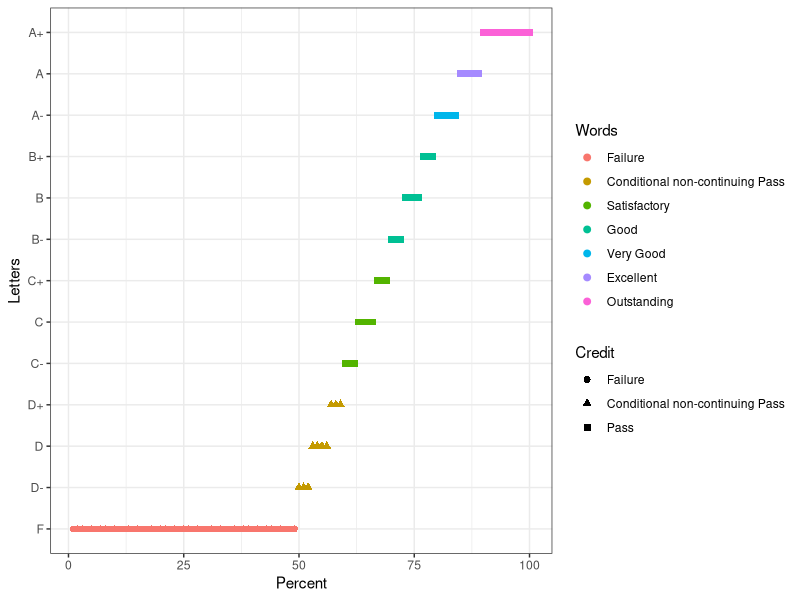
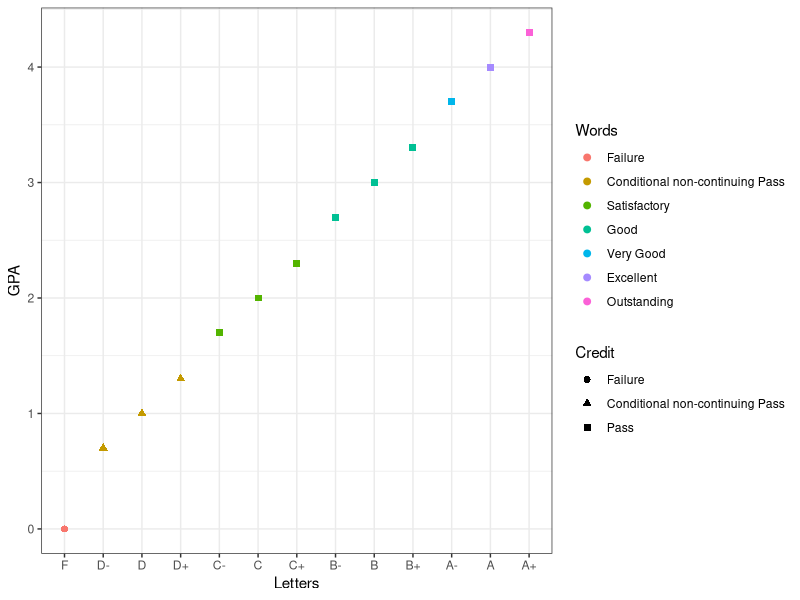
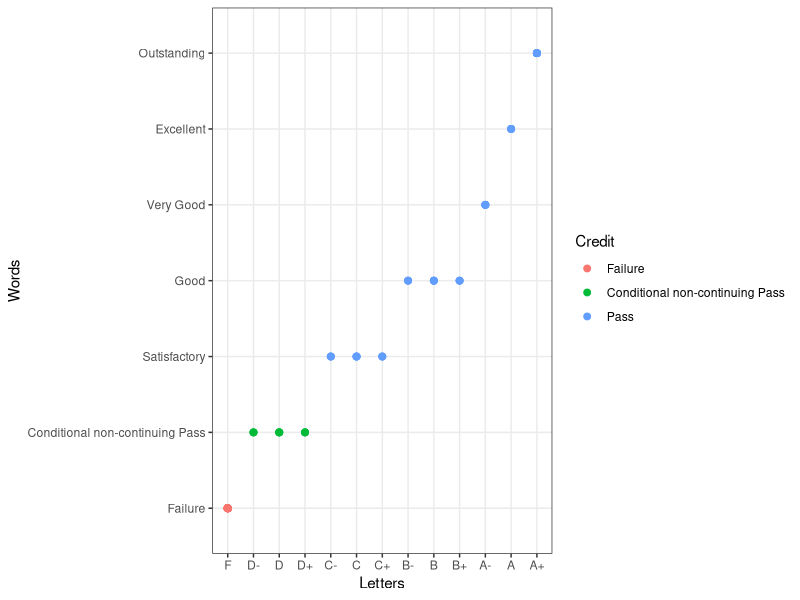
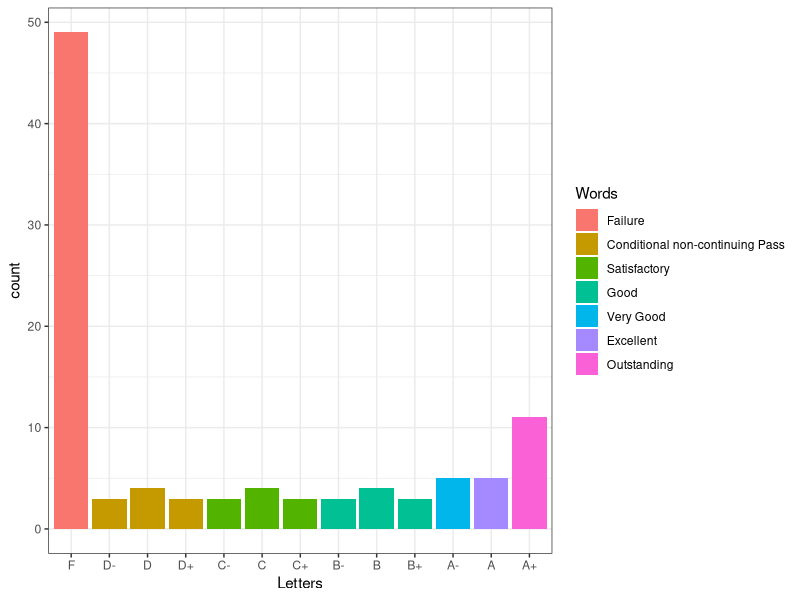
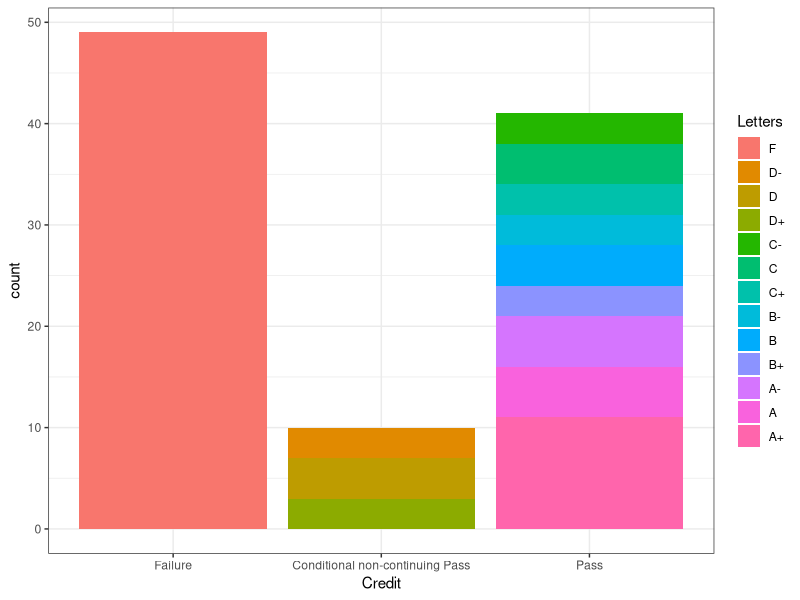
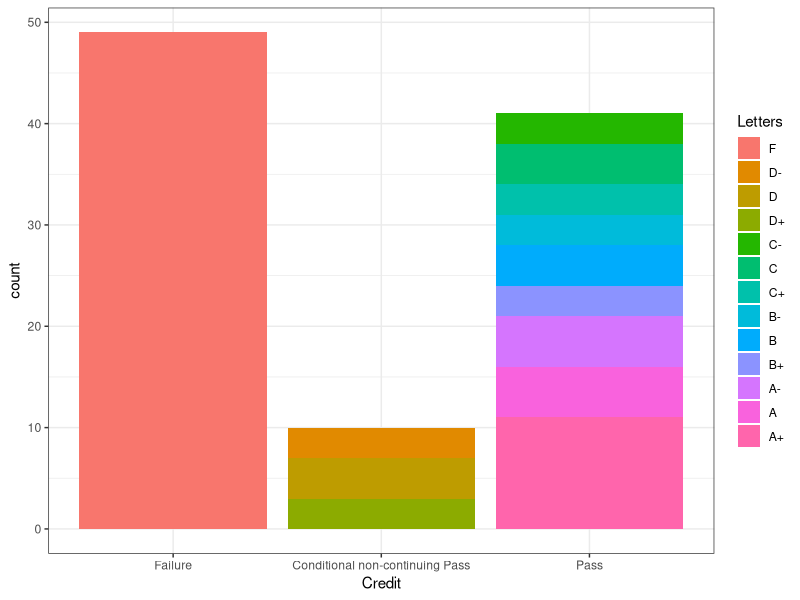
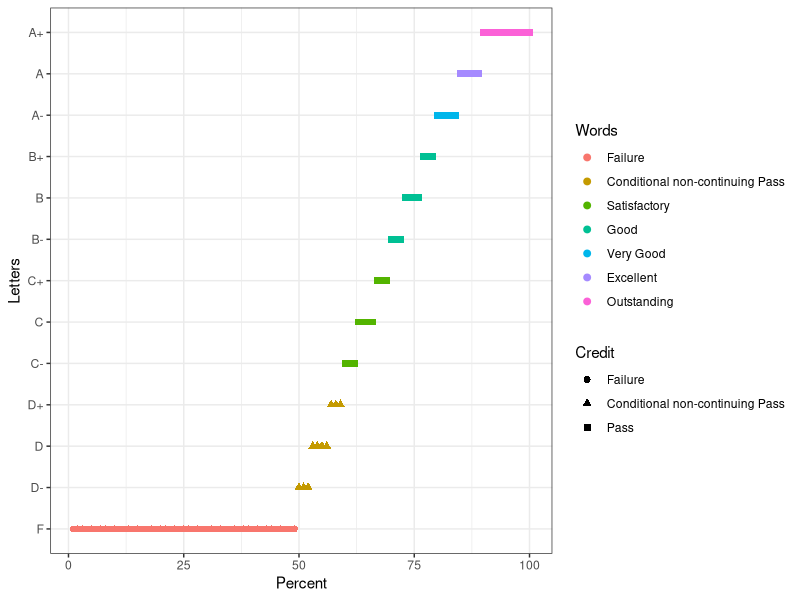
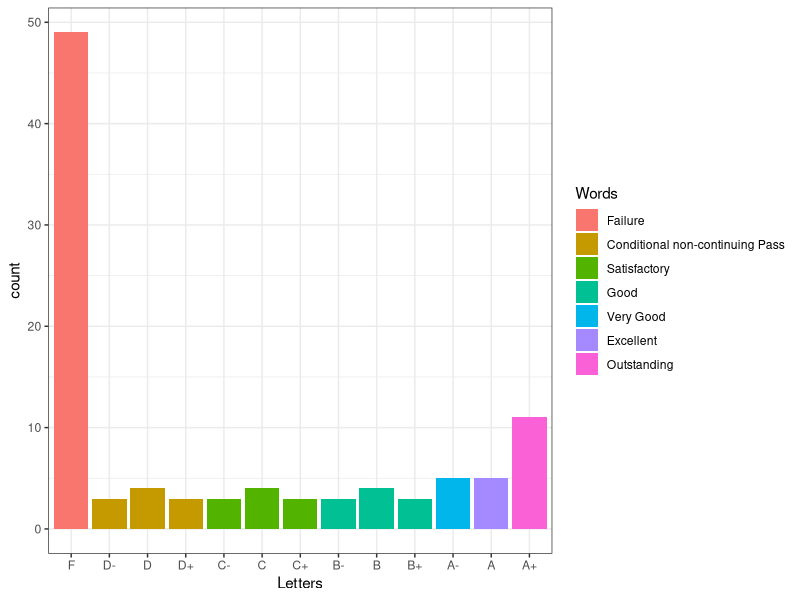

Recreate these plots in R, in order.
## ---- chunk 1
library(tidyverse)
## ---- chunk 2
MtAGrades <- tibble(Percent = c(1:100)) %>%
  mutate(
    Letters = as.factor(case_when(Percent < 50 ~ "F",
                        Percent >= 50 & Percent < 53 ~ "D-",
                        Percent >= 53 & Percent < 57 ~ "D",
                        Percent >= 57 & Percent < 60 ~ "D+",
                        Percent >= 60 & Percent < 63 ~ "C-",
                        Percent >= 63 & Percent < 67 ~ "C",
                        Percent >= 67 & Percent < 70 ~ "C+",
                        Percent >= 70 & Percent < 73 ~ "B-",
                        Percent >= 73 & Percent < 77 ~ "B",
                        Percent >= 77 & Percent < 80 ~ "B+",
                        Percent >= 80 & Percent < 85 ~ "A-",
                        Percent >= 85 & Percent < 90 ~ "A",
                        Percent >= 90 ~ "A+")),
    Words = as.factor(case_when(Letters == "F" ~ "Failure",
                    Letters == "D-" ~ "Conditional non-continuing Pass",
                    Letters == "D" ~ "Conditional non-continuing Pass",
                    Letters == "D+" ~ "Conditional non-continuing Pass",
                    Letters == "C-" ~ "Satisfactory",
                    Letters == "C" ~ "Satisfactory",
                    Letters == "C+" ~ "Satisfactory",
                    Letters == "B-" ~ "Good",
                    Letters == "B" ~ "Good",
                    Letters == "B+" ~ "Good",
                    Letters == "A-" ~ "Very Good",
                    Letters == "A" ~ "Excellent",
                    Letters == "A+" ~ "Outstanding")),
    Credit = as.factor(case_when(Letters == "F" ~ "Failure",
                    Letters == "D-" ~ "Conditional non-continuing Pass",
                    Letters == "D" ~ "Conditional non-continuing Pass",
                    Letters == "D+" ~ "Conditional non-continuing Pass",
                    Letters == "C-" ~ "Pass",
                    Letters == "C" ~ "Pass",
                    Letters == "C+" ~ "Pass",
                    Letters == "B-" ~ "Pass",
                    Letters == "B" ~ "Pass",
                    Letters == "B+" ~ "Pass",
                    Letters == "A-" ~ "Pass",
                    Letters == "A" ~ "Pass",
                    Letters == "A+" ~ "Pass")),
    GPA = case_when(Letters == "F" ~ 0,
                    Letters == "D-" ~ 0.7,
                    Letters == "D" ~ 1,
                    Letters == "D+" ~ 1.3,
                    Letters == "C-" ~ 1.7,
                    Letters == "C" ~2.0,
                    Letters == "C+" ~ 2.3,
                    Letters == "B-" ~ 2.7,
                    Letters == "B" ~ 3,
                    Letters == "B+" ~ 3.3,
                    Letters == "A-" ~ 3.7,
                    Letters == "A" ~ 4,
                    Letters == "A+" ~ 4.3),
    Scholarships = as.factor(case_when(GPA >= 3.65 ~ "Win",
                             GPA < 3.65 ~ "Lose")),
    Honours = as.factor(case_when(GPA >= 2.95 ~ "Honours",
                        GPA < 2.95 ~ "Not Honours")),
    Credit = factor(Credit, levels = c("Failure", "Conditional non-continuing Pass", "Pass")),
    Letters = factor(Letters, levels = c("F", "D-", "D", "D+", "C-", "C", "C+", "B-", "B", "B+", "A-", "A", "A+")), 
    Words = factor(Words, levels = c("Failure", "Conditional non-continuing Pass", "Pass", "Satisfactory","Good", "Very Good", "Excellent", "Outstanding"))
    )


head(MtAGrades)
## ---- chunk 3
MtAGradesPlot <- MtAGrades %>% ggplot() +
  geom_point(aes(y = Letters, x = Percent, colour = Words, shape = Credit), size = 2) + 
  theme_bw()

MtAGradesPlot

ggsave(filename = "MtAGradesPlot.png", plot = MtAGradesPlot)

MtALettersPlot <- MtAGrades %>% ggplot() +
  geom_point(aes(y = GPA, x = Letters, colour = Words, shape = Credit), size = 2) + 
  theme_bw()

MtALettersPlot

MtALettersWordsPlot <- MtAGrades %>% ggplot() +
  geom_point(aes(y = Words, x = Letters, colour = Credit), size = 2) + 
  theme_bw()

MtALettersWordsPlot

## ---- chunk 4
MtALettersHistogram <- MtAGrades %>% ggplot() +
  geom_histogram(aes(x = Letters, fill = Words), stat = "count") + 
  theme_bw()

MtALettersHistogram

ggsave(filename = "MtALettersHistogram.png", plot = MtALettersHistogram)
## ---- chunk 5
MtAWordsHistogram <- MtAGrades %>% ggplot() +
  geom_histogram(aes(x = Credit, fill = Letters), stat = "count") + 
  theme_bw()

MtAWordsHistogram

MtALettersHistogram <- MtAGrades %>% ggplot() +
  geom_histogram(aes(x = Credit, fill = Letters), stat = "count") + 
  theme_bw()

MtALettersHistogram

